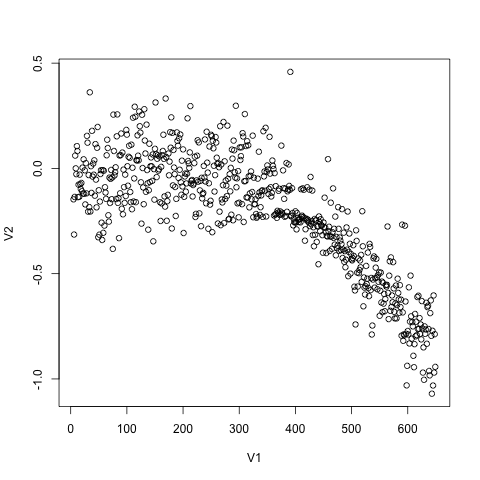

R code for this plot:

a <-read.csv("trial-final-2-20171229151231.csv", header = FALSE)
plot(a)
png("trial-final-2-20171229151231.csv.png")
plot(a)

